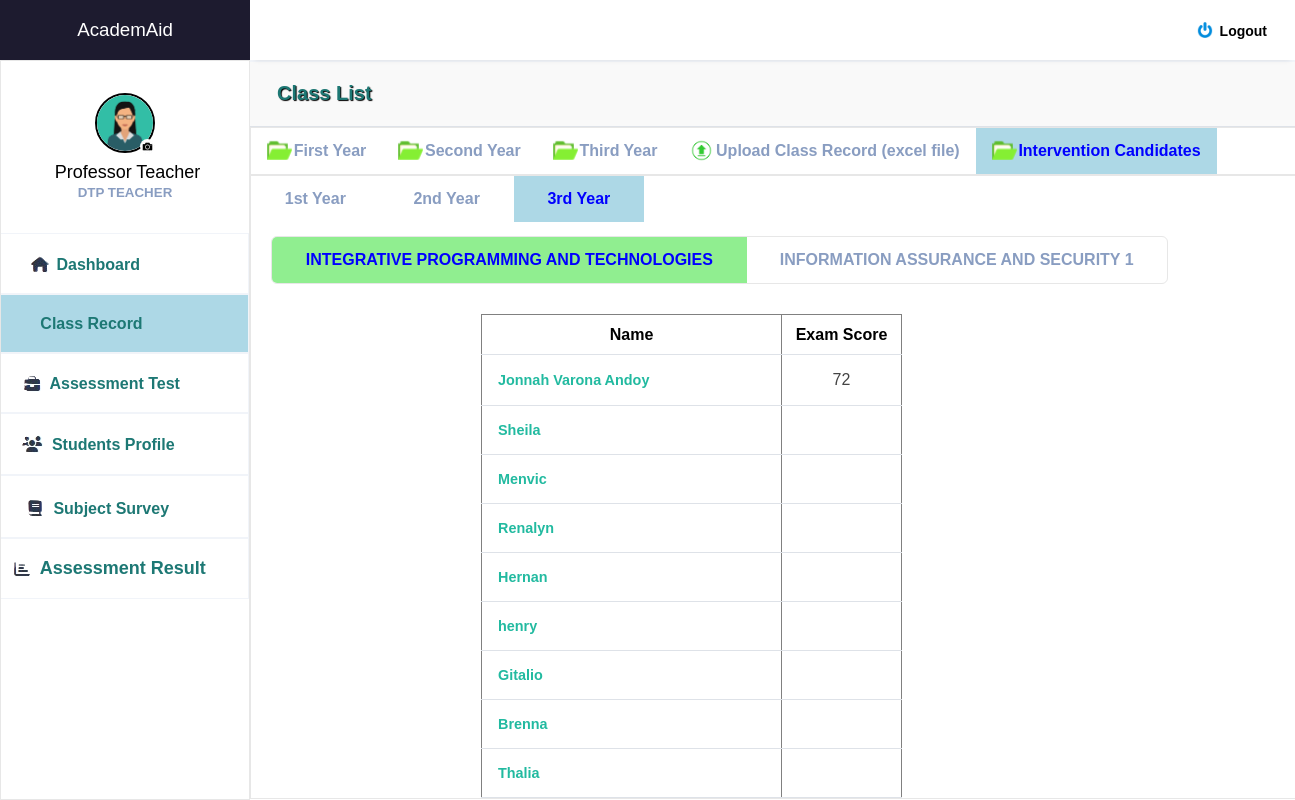
Screenshot of /cce101_3.php (signed in) with the database file from the repository.
### tables this page shows
CREATE TABLE `tbl_users` (
  `user_id` int(11) NOT NULL,
  `user_uname` varchar(255) NOT NULL,
  `user_pass` varchar(255) NOT NULL,
  `role_id` varchar(255) NOT NULL,
  `fullname` varchar(255) NOT NULL,
  `course` varchar(255) NOT NULL,
  `year` int(11) NOT NULL,
  `program` varchar(255) NOT NULL,
  `id_number` varchar(255) NOT NULL,
  `email` varchar(255) NOT NULL,
  `contact_number` varchar(255) NOT NULL,
  `address` varchar(255) NOT NULL,
  `birthday` varchar(255) NOT NULL,
  `gender` varchar(255) NOT NULL,
  `skills` varchar(255) NOT NULL,
  `image` varchar(250) NOT NULL,
  `exam_score` varchar(255) NOT NULL,
  `subject` varchar(255) NOT NULL,
  `exam_score2` varchar(255) NOT NULL,
  `cc102_1` varchar(255) NOT NULL,
  `cc102_2` varchar(255) NOT NULL,
  `elec` varchar(255) NOT NULL,
  `elec2` varchar(255) NOT NULL,
  `netw` varchar(255) NOT NULL,
  `netw2` varchar(255) NOT NULL,
  `integ` varchar(255) NOT NULL,
  `integ2` varchar(255) NOT NULL,
  `assur` varchar(255) NOT NULL,
  `assur2` varchar(255) NOT NULL
);

### cce101_3.php (the view, shortened to what this page needs)
<?php
include 'interv_candi3.php';
?>
<html>
<body>
<div style="margin-top: 120px; margin-left: 230px">
<?php
$query = "SELECT fullname, year, exam_score FROM tbl_users WHERE exam_score < 75 AND year = 3";
$your_db_connection = mysqli_connect("localhost", "root", "", "acmed_db");
$result = mysqli_query($your_db_connection, $query);
if ($result) {
    echo "<h3> </h3><br>";
    echo "<table border='1'>
            <tr>
                <th style='width: 300px; height: 40px'>Name</th>
                <th style='width: 120px'>Exam Score</th>
            </tr>";
    while ($row = mysqli_fetch_assoc($result)) {
        echo "<tr>
                <td>{$row['fullname']}</td>
                <td style='width: 120px'><center>{$row['exam_score']}</center></td>
              </tr>";
    }
    echo "</table>";
} else {
    echo "Error: " . mysqli_error($your_db_connection);
}
?>
</div>
</body>
</html>

### dashboard_teacher.php (shortened to what this page needs)
<!DOCTYPE html>
<html lang="en">
<head>
    <link rel="stylesheet" href="styler.css">
    <link rel="stylesheet" href="https://maxst.icons8.com/vue-static/landings/line-awesome/line-awesome/1.3.0/css/line-awesome.min.css">
</head>
<body>
    <div class="sidebar">
        <div class="side-header" style="background-color: #1D1B2F">
            <a href="dashboard_teacher_welc.php"><h3>Academ<span>Aid</span></h3></a>
        </div>
        <div class="side-content" style="background-color: white; border: 1px solid #e7e7e7">
            <div class="profile">
               <a href="teacher_profile.php">
               <?php
               include 'teacher_pic.php';
               ?></a>
                <h4 style="color: black; margin-top: 5px;  font-size: 18px"><?php
        if (isset($_SESSION['user_id'])) {
          $loggedInUserId = $_SESSION['user_id'];
          $sql = "SELECT * FROM tbl_users WHERE user_id = $loggedInUserId";
          $result = $conn->query($sql);
        if ($result->num_rows > 0) {
         while ($row = $result->fetch_assoc()) {
        echo "&nbsp". $row["fullname"] ; }}}?></h4>
                <small>DTP TEACHER</small>
            </div>
            <div class="side-menu" style="background-color: ">
                <ul>
                 <li style="border-style: solid; border-width: 1px; border-color: #f1f4f9; margin-left: -80px">
                       <a href="dashboard_teacher_welc.php"
                       <?php echo isset($a) ? 'style="background-color: lightblue; color: black; font-weight: bold;' : ''; ?>>
                          <img src="images/dash_icon.png" style=" position: relative; margin-bottom: -7px; ">
                        <small style="font-size: 16px; color: #1d7874"><b>Dashboard</b></small>
                        </a></li>
                 <li style="border-style: solid; border-width: 1px; border-color: #f1f4f9; margin-left: -67px">
                       <a href="class_record.php"
                       <?php echo isset($b) ? 'style="background-color: lightblue; color: white;font-weight: bold;' : ''; ?>>
                            <img src="images/subj_icon.png" style=" position: relative; margin-bottom: -7px; ">
                            <small style="font-size: 16px; color: #1d7874; font-weight:bold">Class Record</small>
                        </a> </li>
                <li style="border-style: solid; border-width: 1px; border-color: #f1f4f9; margin-left: -50px">
                       <a href="intervene_teacher.php"
                       <?php echo isset($c) ? 'style="background-color: lightblue; color: white;font-weight: bold;' : ''; ?>>
                            <img src="images/interv_icon.png" style=" position: relative; margin-bottom: -7px; ">
                            <small style="font-size: 16px; color: #1d7874; font-weight:bold">Assessment Test</small>
                        </a> </li>
                    <li style="border-style: solid; border-width: 1px; border-color: #f1f4f9; margin-left: -57px">
                       <a href="student_profile.php"
                       <?php echo isset($d) ? 'style="background-color: lightblue; color: white;font-weight: bold;' : ''; ?>>
                            <img src="images/stuy_icon.png" style=" position: relative; margin-bottom: -7px; ">
                            <small style="font-size: 16px; color: #1d7874; font-weight:bold">Students Profile</small>
                       </a>  </li>
                    <li style="border-style: solid; border-width: 1px; border-color: #f1f4f9; margin-left: -57px">
                       <a href="exit_survey_teacher.php"
                       <?php echo isset($e) ? 'style="background-color: lightblue; color: white;font-weight: bold;' : ''; ?>>
                           <img src="images/subj_icon.png" style=" position: relative; margin-bottom: -7px; ">
                            <small style="font-size: 16px; color: #1d7874; font-weight:bold">Subject Survey</small>
                       </a>
                    </li>
                    <li style="border-style: solid; border-width: 1px; border-color: #f1f4f9; margin-left: -35px">
                       <a href="yearly_result.php"
                       <?php echo isset($f) ? 'style="background-color: lightblue; color: white;font-weight: bold;' : ''; ?>>
                          <img src="images/yearly_icon.png" style=" position: relative; margin-bottom: -7px; ">
                            <small style="font-size: 18px; color: #1d7874; font-weight:bold">Assessment Result</small>
                       </a>
                    </li>
                </ul>
            </div>
        </div>
    </div>
    <div class="main-content">
        <header>
            <div class="header-content">
                <div class="header-menu">
                    <div class="user">
                        <div class="bg-img" style="background-image: url(img/1.jpeg)"></div>
                        <a href="logout.php" onclick="confirmLogout(event)" style="color: black; margin-right: 12px; margin-top: 5px"><span><b style="font-size: 14px"><img src="images/logout.png" style="position: absolute; height: 16px; width: 16px; margin-left: -23px; margin-top: -1px;">Logout</b></span></a>
                    </div>
                </div>
            </div>
        </header>
            <main style="margin-top: 20px">
         </main>
</body>
</html>

### teacher_pic.php (shortened to what this page needs)
<?php
require '_conn.php';
$loggedInUserId = $_SESSION['user_id'];
$user = mysqli_fetch_assoc(mysqli_query($conn, "SELECT * FROM tbl_users WHERE user_id = $loggedInUserId"));
?>
<html>
<head>
<body>
<form class="form" id = "form" action="" enctype="multipart/form-data" method="post">
                                        <div class="upload">
                                            <?php
                                            $image = $user['image'];
                                            ?>
                                    <img src="profile_pictures/<?php echo $image; ?>" width ="125" height="125" title="<?php echo $image; ?>">
                                      <div class="round">
                                        </div>
                                       </div>
                                    </form>

### styler.css (style rules this page uses)
:root { --main-color: #22BAA0; --color-dark: #34425A; --text-grey: #B0B0B0; }
* { margin: 0; padding: 0; text-decoration: none; list-style-type: none; box-sizing: border-box; font-family: 'Merriweather', sans-serif; }
.sidebar { position: fixed; height: 100%; width: 250px; left: 0; bottom: 0; top: 0; z-index: 100; background: var(--color-dark); transition: left 300ms; }
.side-header { box-shadow: 0px 5px 5px -5px rgb(0 0 0 /10%); background: var(--main-color); height: 60px; display: flex; justify-content: center; align-items: center; }
.side-header h3, side-head span { color: #fff; font-weight: 400; }
.side-content { height: calc(100vh - 60px); overflow: auto; }
.profile { text-align: center; padding: 2rem 0rem; }
.bg-img { background-repeat: no-repeat; background-size: cover; border-radius: 50%; background-size: cover; }
.profile h4 { color: #fff; font-weight: 500; }
.profile small { color: #899DC1; font-weight: 600; }
.side-menu ul { text-align: center; }
.side-menu a { display: block; padding: 1.2rem 0rem; }
.side-menu a span, .side-menu a small { color: #899DC1; }
.main-content { margin-left: 250px; width: calc(100% - 165px); transition: margin-left 300ms; }
header { position: fixed; right: 0; top: 0; left: 250px; z-index: 100; height: 60px; box-shadow: 0px 5px 5px -5px rgb(0 0 0 /10%); background: #fff; transition: left 300ms; }
.header-content, .header-menu { display: flex; align-items: center; }
.header-content { justify-content: space-between; padding: 0rem 1rem; }
.header-menu { justify-content: flex-end; padding-top: .5rem; }
.user { display: flex; align-items: center; }
.user div, .client-img { height: 40px; width: 40px; margin-right: 1rem; }
.user span:last-child { display: inline-block; margin-left: .3rem; font-size: .8rem; }
main { margin-top: 60px; }
table { border-collapse: collapse; }
table tbody td { padding: 1rem 0rem; color: #444; }
table tbody td:first-child { padding-left: 1rem; color: var(--main-color); font-weight: 600; font-size: .9rem; }
table tbody tr { border-bottom: 1px solid #dee2e8; }

### teacher_pic.php (style rules this page uses)
.upload { width: 125px; position: relative; margin: auto; }
.upload img { height: 60px; width: 60px; border-radius: 50%; border: 2px solid #DCDCDC; border-style: solid; border-color: black; }
.upload .round { position: absolute; background-image: url('profile_pictures/kamera.jpg'); background-color: red; right: 0; width: 15px; height: 15px; line-height: 2px; text-align: center; border-radius: 50%; overflow: hidden; margin-top: -18px; margin-left: 0px; margin-right: 33px; border-color: black; border-width: 1px; }

### class_record.php (style rules this page uses)
li a { display: block; color: #34425A; text-align: center; padding: 14px 16px; text-decoration: none; }

### rows the page displays
tbl_users: image (picture), fullname "Professor Teacher"
tbl_users: fullname "Jonnah Varona Andoy", exam_score "72"
tbl_users: fullname "Sheila"
tbl_users: fullname "Menvic"
tbl_users: fullname "Renalyn"
tbl_users: fullname "Hernan"
tbl_users: fullname "henry"
tbl_users: fullname "Gitalio"
tbl_users: fullname "Brenna"
tbl_users: fullname "Thalia"
